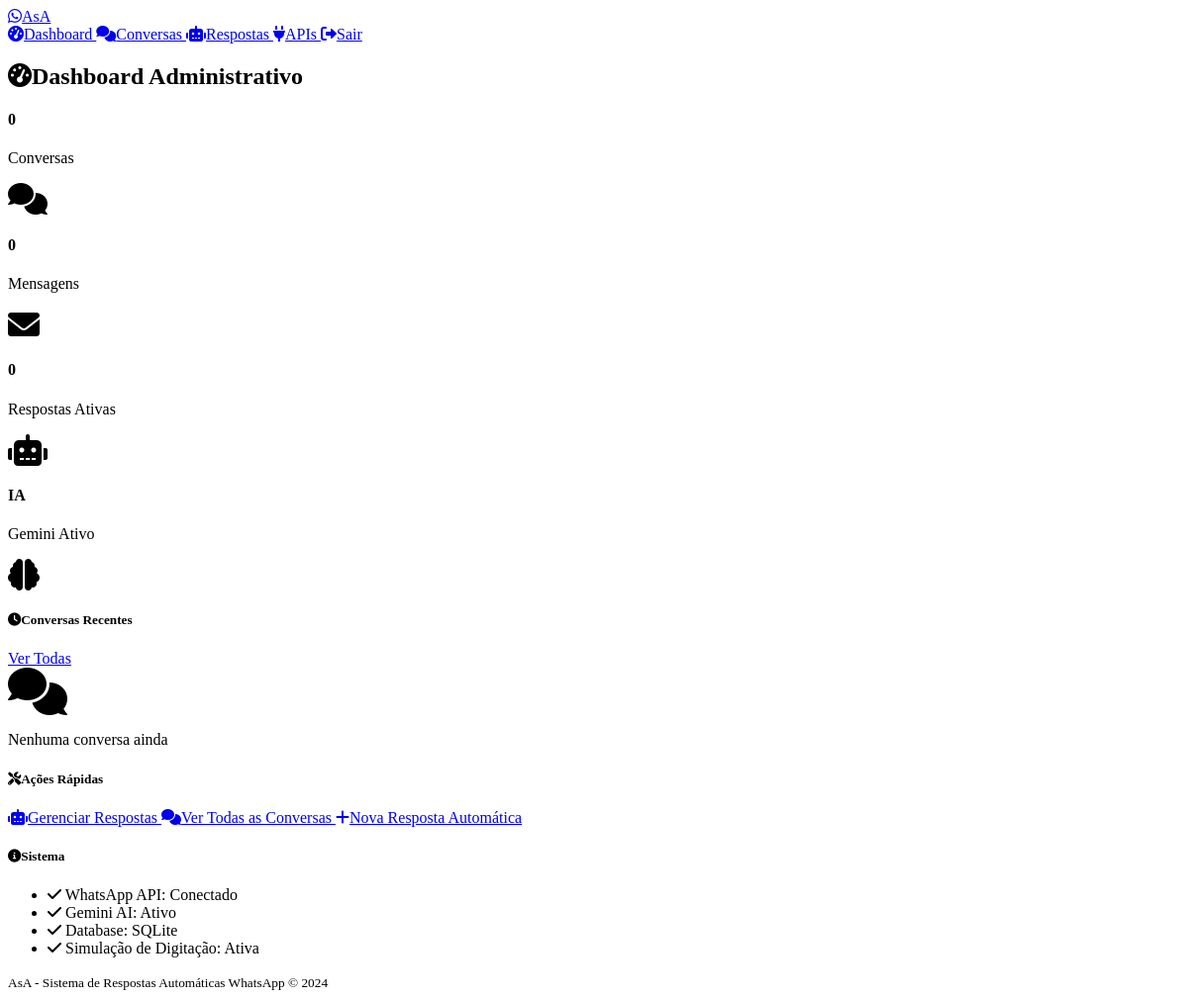
The app's page /admin/dashboard (signed in), older data.
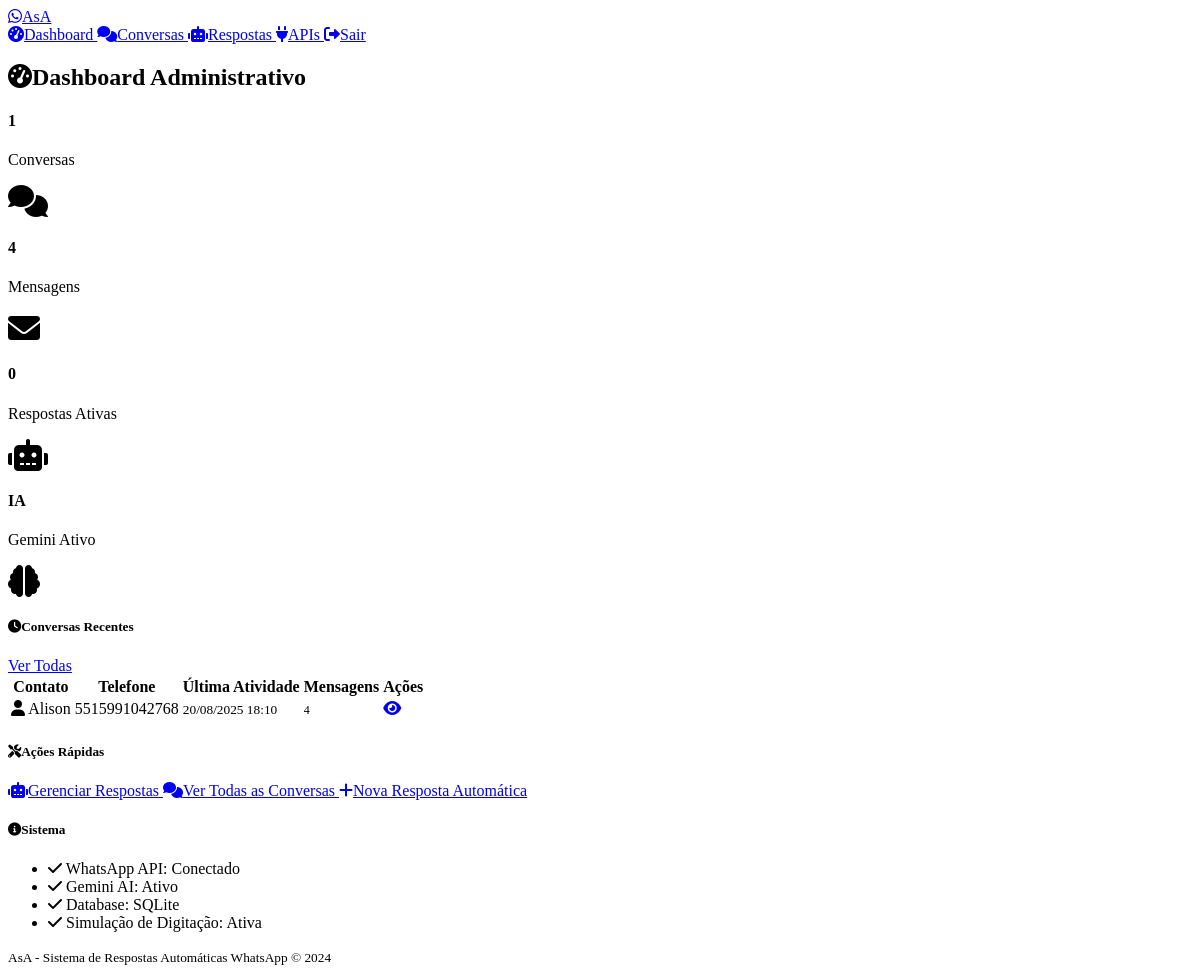
The same page, newer data.
### models.py (models this page shows)
class Conversation(db.Model):
    id = db.Column(db.Integer, primary_key=True)
    phone_number = db.Column(db.String(20), nullable=False)
    contact_name = db.Column(db.String(100))
    created_at = db.Column(db.DateTime, default=datetime.utcnow)
    updated_at = db.Column(db.DateTime, default=datetime.utcnow, onupdate=datetime.utcnow)
    is_active = db.Column(db.Boolean, default=True)
    messages = db.relationship('Message', backref='conversation', lazy=True, cascade='all, delete-orphan')

### routes.py (the view)
    def decorated_function(*args, **kwargs):
        if not session.get('admin_logged_in'):
            return redirect(url_for('admin_login'))
        return f(*args, **kwargs)

### routes.py (called while the page is built)
def admin_required(f):
    def decorated_function(*args, **kwargs):
        if not session.get('admin_logged_in'):
            return redirect(url_for('admin_login'))
        return f(*args, **kwargs)
    decorated_function.__name__ = f.__name__
    return decorated_function

@app.route('/admin/dashboard')
@admin_required
def admin_dashboard():
    total_conversations = Conversation.query.count()
    total_messages = Message.query.count()
    active_responses = AutoResponse.query.filter_by(is_active=True).count()
    recent_conversations = Conversation.query.order_by(
        Conversation.updated_at.desc()
    ).limit(5).all()
    stats = {
        'total_conversations': total_conversations,
        'total_messages': total_messages,
        'active_responses': active_responses,
        'recent_conversations': recent_conversations
    }
    return render_template('admin_dashboard.html', stats=stats)

@app.context_processor
def inject_admin_status():
    return {'admin_logged_in': session.get('admin_logged_in', False)}

### templates/admin_dashboard.html (shortened to what the changed rows need)
{% extends "base.html" %}
{% block content %}
<div class="d-flex justify-content-between align-items-center mb-4">
    <h2>
        <i class="fas fa-tachometer-alt me-2"></i>Dashboard Administrativo
    </h2>
</div>
<div class="row mb-4">
    <div class="col-lg-3 col-md-6 mb-3">
        <div class="card bg-primary">
            <div class="card-body">
                <div class="d-flex justify-content-between">
                    <div>
                        <h4 class="mb-0">{{ stats.total_conversations }}</h4>
                        <p class="mb-0">Conversas</p>
                    </div>
                </div>
            </div>
        </div>
    </div>
    <div class="col-lg-3 col-md-6 mb-3">
        <div class="card bg-success">
            <div class="card-body">
                <div class="d-flex justify-content-between">
                    <div>
                        <h4 class="mb-0">{{ stats.total_messages }}</h4>
                        <p class="mb-0">Mensagens</p>
                    </div>
                </div>
            </div>
        </div>
    </div>
</div>
<div class="card">
    <div class="card-body">
        {% if stats.recent_conversations %}
            <div class="table-responsive">
                <table class="table table-hover">
                    <thead>
                        <tr>
                            <th>Contato</th>
                            <th>Telefone</th>
                            <th>Última Atividade</th>
                            <th>Mensagens</th>
                            <th>Ações</th>
                        </tr>
                    </thead>
                    <tbody>
                        {% for conversation in stats.recent_conversations %}
                        <tr>
                            <td>
                                <i class="fas fa-user me-2"></i>
                                {{ conversation.contact_name or 'Sem nome' }}
                            </td>
                            <td>{{ conversation.phone_number }}</td>
                            <td>
                                <small class="text-muted">
                                    {{ conversation.updated_at.strftime('%d/%m/%Y %H:%M') }}
                                </small>
                            </td>
                            <td>
                                <span class="badge bg-secondary">
                                    {{ conversation.messages|length }}
                                </span>
                            </td>
                            <td>
                                <a href="{{ url_for('view_conversation', conversation_id=conversation.id) }}"
                                   class="btn btn-sm btn-outline-primary">
                                    <i class="fas fa-eye"></i>
                                </a>
                            </td>
                        </tr>
                        {% endfor %}
                    </tbody>
                </table>
            </div>
        {% else %}
            <div class="text-center py-4">
                <i class="fas fa-comments fa-3x text-muted mb-3"></i>
                <p class="text-muted">Nenhuma conversa ainda</p>
            </div>
        {% endif %}
    </div>
</div>
{% endblock %}

Row changes from the older to the newer data that the page shows:
added Conversation: contact_name "Alison", phone_number "5515991042768", updated_at "20/08/2025 18:10", messages|length "4"
Text that changed along with them:
{{ stats.total_conversations }}: "0" → "1"
{{ stats.total_messages }}: "0" → "4"
text no longer shown: "Nenhuma conversa ainda"
text now shown: "Contato Telefone Última Atividade Mensagens Ações"
